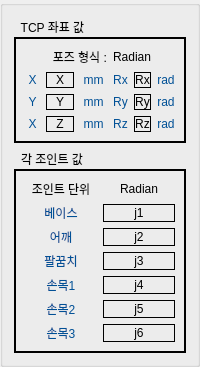
            <widget class="QGroupBox" name="groupBox_16">
             <property name="sizePolicy">
              <sizepolicy hsizetype="Expanding" vsizetype="Expanding">
               <horstretch>1</horstretch>
               <verstretch>1</verstretch>
              </sizepolicy>
             </property>
             <property name="title">
              <string/>
             </property>
             <layout class="QVBoxLayout" name="verticalLayout_3" stretch="1,2">
              <item>
               <widget class="QGroupBox" name="groupBox_17">
                <property name="sizePolicy">
                 <sizepolicy hsizetype="Expanding" vsizetype="Expanding">
                  <horstretch>1</horstretch>
                  <verstretch>1</verstretch>
                 </sizepolicy>
                </property>
                <property name="styleSheet">
                 <string notr="true">QGroupBox {
	color: rgb(0, 0, 0);
	font: bold 16pt &quot;Arial&quot;;
	border: 2px solid rgb(0, 0, 0);
	margin-top: 20px;
}
QGroupBox::title {
    subcontrol-origin: margin;
    padding: 3px 15px 0 5px;
}</string>
                </property>
                <property name="title">
                 <string>TCP 좌표 값</string>
                </property>
                <layout class="QGridLayout" name="gridLayout_24" rowstretch="1,1,1,1" columnstretch="1,1,1,1,1,1">
                 <item row="0" column="3" colspan="2">
                  <widget class="QLabel" name="label_23">
                   <property name="sizePolicy">
                    <sizepolicy hsizetype="Expanding" vsizetype="Expanding">
                     <horstretch>1</horstretch>
                     <verstretch>1</verstretch>
                    </sizepolicy>
                   </property>
                   <property name="styleSheet">
                    <string notr="true">color: rgb(0, 0, 0);
font: 12pt &quot;Arial&quot;;</string>
                   </property>
                   <property name="text">
                    <string>Radian</string>
                   </property>
                   <property name="alignment">
                    <set>Qt::AlignCenter</set>
                   </property>
                  </widget>
                 </item>
                 <item row="1" column="1">
                  <widget class="QLabel" name="pose_x">
                   <property name="sizePolicy">
                    <sizepolicy hsizetype="Expanding" vsizetype="Expanding">
                     <horstretch>1</horstretch>
                     <verstretch>1</verstretch>
                    </sizepolicy>
                   </property>
                   <property name="styleSheet">
                    <string notr="true">color: rgb(0, 0, 0);
font: 12pt &quot;Arial&quot;;
border: 1px solid rgb(0, 0, 0);</string>
                   </property>
                   <property name="text">
                    <string>X</string>
                   </property>
                   <property name="alignment">
                    <set>Qt::AlignCenter</set>
                   </property>
                  </widget>
                 </item>
                 <item row="1" column="5">
                  <widget class="QLabel" name="label_19">
                   <property name="sizePolicy">
                    <sizepolicy hsizetype="Expanding" vsizetype="Expanding">
                     <horstretch>1</horstretch>
                     <verstretch>1</verstretch>
                    </sizepolicy>
                   </property>
                   <property name="styleSheet">
                    <string notr="true">color: rgb(0, 80, 150);
font: 12pt &quot;Arial&quot;;</string>
                   </property>
                   <property name="text">
                    <string>rad</string>
                   </property>
                   <property name="alignment">
                    <set>Qt::AlignCenter</set>
                   </property>
                  </widget>
                 </item>
                 <item row="2" column="0">
                  <widget class="QLabel" name="label_7">
                   <property name="sizePolicy">
                    <sizepolicy hsizetype="Expanding" vsizetype="Expanding">
                     <horstretch>1</horstretch>
                     <verstretch>1</verstretch>
                    </sizepolicy>
                   </property>
                   <property name="styleSheet">
                    <string notr="true">color: rgb(0, 80, 150);
font: 12pt &quot;Arial&quot;;</string>
                   </property>
                   <property name="text">
                    <string>Y</string>
                   </property>
                   <property name="alignment">
                    <set>Qt::AlignCenter</set>
                   </property>
                  </widget>
                 </item>
                 <item row="2" column="1">
                  <widget class="QLabel" name="pose_y">
                   <property name="sizePolicy">
                    <sizepolicy hsizetype="Expanding" vsizetype="Expanding">
                     <horstretch>1</horstretch>
                     <verstretch>1</verstretch>
                    </sizepolicy>
                   </property>
                   <property name="styleSheet">
                    <string notr="true">color: rgb(0, 0, 0);
font: 12pt &quot;Arial&quot;;
border: 1px solid rgb(0, 0, 0);</string>
                   </property>
                   <property name="text">
                    <string>Y</string>
                   </property>
                   <property name="alignment">
                    <set>Qt::AlignCenter</set>
                   </property>
                  </widget>
                 </item>
                 <item row="1" column="3">
                  <widget class="QLabel" name="label_13">
                   <property name="sizePolicy">
                    <sizepolicy hsizetype="Expanding" vsizetype="Expanding">
                     <horstretch>1</horstretch>
                     <verstretch>1</verstretch>
                    </sizepolicy>
                   </property>
                   <property name="styleSheet">
                    <string notr="true">color: rgb(0, 80, 150);
font: 12pt &quot;Arial&quot;;</string>
                   </property>
                   <property name="text">
                    <string>Rx</string>
                   </property>
                   <property name="alignment">
                    <set>Qt::AlignCenter</set>
                   </property>
                  </widget>
                 </item>
                 <item row="2" column="2">
                  <widget class="QLabel" name="label_11">
                   <property name="sizePolicy">
                    <sizepolicy hsizetype="Expanding" vsizetype="Expanding">
                     <horstretch>1</horstretch>
                     <verstretch>1</verstretch>
                    </sizepolicy>
                   </property>
                   <property name="styleSheet">
                    <string notr="true">color: rgb(0, 80, 150);
font: 12pt &quot;Arial&quot;;</string>
                   </property>
                   <property name="text">
                    <string>mm</string>
                   </property>
                   <property name="alignment">
                    <set>Qt::AlignCenter</set>
                   </property>
                  </widget>
                 </item>
                 <item row="1" column="2">
                  <widget class="QLabel" name="label_10">
                   <property name="sizePolicy">
                    <sizepolicy hsizetype="Expanding" vsizetype="Expanding">
                     <horstretch>1</horstretch>
                     <verstretch>1</verstretch>
                    </sizepolicy>
                   </property>
                   <property name="styleSheet">
                    <string notr="true">color: rgb(0, 80, 150);
font: 12pt &quot;Arial&quot;;</string>
                   </property>
                   <property name="text">
                    <string>mm</string>
                   </property>
                   <property name="alignment">
                    <set>Qt::AlignCenter</set>
                   </property>
                  </widget>
                 </item>
                 <item row="2" column="3">
                  <widget class="QLabel" name="label_14">
                   <property name="sizePolicy">
                    <sizepolicy hsizetype="Expanding" vsizetype="Expanding">
                     <horstretch>1</horstretch>
                     <verstretch>1</verstretch>
                    </sizepolicy>
                   </property>
                   <property name="styleSheet">
                    <string notr="true">color: rgb(0, 80, 150);
font: 12pt &quot;Arial&quot;;</string>
                   </property>
                   <property name="text">
                    <string>Ry</string>
                   </property>
                   <property name="alignment">
                    <set>Qt::AlignCenter</set>
                   </property>
                  </widget>
                 </item>
                 <item row="2" column="4">
                  <widget class="QLabel" name="pose_ry">
                   <property name="sizePolicy">
                    <sizepolicy hsizetype="Expanding" vsizetype="Expanding">
                     <horstretch>1</horstretch>
                     <verstretch>1</verstretch>
                    </sizepolicy>
                   </property>
                   <property name="styleSheet">
                    <string notr="true">color: rgb(0, 0, 0);
font: 12pt &quot;Arial&quot;;
border: 1px solid rgb(0, 0, 0);</string>
                   </property>
                   <property name="text">
                    <string>Ry</string>
                   </property>
                   <property name="alignment">
                    <set>Qt::AlignCenter</set>
                   </property>
                  </widget>
                 </item>
                 <item row="1" column="0">
                  <widget class="QLabel" name="label_8">
                   <property name="sizePolicy">
                    <sizepolicy hsizetype="Expanding" vsizetype="Expanding">
                     <horstretch>1</horstretch>
                     <verstretch>1</verstretch>
                    </sizepolicy>
                   </property>
                   <property name="styleSheet">
                    <string notr="true">color: rgb(0, 80, 150);
font: 12pt &quot;Arial&quot;;</string>
                   </property>
                   <property name="text">
                    <string>X</string>
                   </property>
                   <property name="alignment">
                    <set>Qt::AlignCenter</set>
                   </property>
                  </widget>
                 </item>
                 <item row="1" column="4">
                  <widget class="QLabel" name="pose_rx">
                   <property name="sizePolicy">
                    <sizepolicy hsizetype="Expanding" vsizetype="Expanding">
                     <horstretch>1</horstretch>
                     <verstretch>1</verstretch>
                    </sizepolicy>
                   </property>
                   <property name="styleSheet">
                    <string notr="true">color: rgb(0, 0, 0);
font: 12pt &quot;Arial&quot;;
border: 1px solid rgb(0, 0, 0);</string>
                   </property>
                   <property name="text">
                    <string>Rx</string>
                   </property>
                   <property name="alignment">
                    <set>Qt::AlignCenter</set>
                   </property>
                  </widget>
                 </item>
                 <item row="3" column="4">
                  <widget class="QLabel" name="pose_rz">
                   <property name="sizePolicy">
                    <sizepolicy hsizetype="Expanding" vsizetype="Expanding">
                     <horstretch>1</horstretch>
                     <verstretch>1</verstretch>
                    </sizepolicy>
                   </property>
                   <property name="styleSheet">
                    <string notr="true">color: rgb(0, 0, 0);
font: 12pt &quot;Arial&quot;;
border: 1px solid rgb(0, 0, 0);</string>
                   </property>
                   <property name="text">
                    <string>Rz</string>
                   </property>
                   <property name="alignment">
                    <set>Qt::AlignCenter</set>
                   </property>
                  </widget>
                 </item>
                 <item row="3" column="3">
                  <widget class="QLabel" name="label_15">
                   <property name="sizePolicy">
                    <sizepolicy hsizetype="Expanding" vsizetype="Expanding">
                     <horstretch>1</horstretch>
                     <verstretch>1</verstretch>
                    </sizepolicy>
                   </property>
                   <property name="styleSheet">
                    <string notr="true">color: rgb(0, 80, 150);
font: 12pt &quot;Arial&quot;;</string>
                   </property>
                   <property name="text">
                    <string>Rz</string>
                   </property>
                   <property name="alignment">
                    <set>Qt::AlignCenter</set>
                   </property>
                  </widget>
                 </item>
                 <item row="2" column="5">
                  <widget class="QLabel" name="label_20">
                   <property name="sizePolicy">
                    <sizepolicy hsizetype="Expanding" vsizetype="Expanding">
                     <horstretch>1</horstretch>
                     <verstretch>1</verstretch>
                    </sizepolicy>
                   </property>
                   <property name="styleSheet">
                    <string notr="true">color: rgb(0, 80, 150);
font: 12pt &quot;Arial&quot;;</string>
                   </property>
                   <property name="text">
                    <string>rad</string>
                   </property>
                   <property name="alignment">
                    <set>Qt::AlignCenter</set>
                   </property>
                  </widget>
                 </item>
                 <item row="3" column="2">
                  <widget class="QLabel" name="label_12">
                   <property name="sizePolicy">
                    <sizepolicy hsizetype="Expanding" vsizetype="Expanding">
                     <horstretch>1</horstretch>
                     <verstretch>1</verstretch>
                    </sizepolicy>
                   </property>
                   <property name="styleSheet">
                    <string notr="true">color: rgb(0, 80, 150);
font: 12pt &quot;Arial&quot;;</string>
                   </property>
                   <property name="text">
                    <string>mm</string>
                   </property>
                   <property name="alignment">
                    <set>Qt::AlignCenter</set>
                   </property>
                  </widget>
                 </item>
                 <item row="3" column="0">
                  <widget class="QLabel" name="label_9">
                   <property name="sizePolicy">
                    <sizepolicy hsizetype="Expanding" vsizetype="Expanding">
                     <horstretch>1</horstretch>
                     <verstretch>1</verstretch>
                    </sizepolicy>
                   </property>
                   <property name="styleSheet">
                    <string notr="true">color: rgb(0, 80, 150);
font: 12pt &quot;Arial&quot;;</string>
                   </property>
                   <property name="text">
                    <string>X</string>
                   </property>
                   <property name="alignment">
                    <set>Qt::AlignCenter</set>
                   </property>
                  </widget>
                 </item>
                 <item row="3" column="1">
                  <widget class="QLabel" name="pose_z">
                   <property name="sizePolicy">
                    <sizepolicy hsizetype="Expanding" vsizetype="Expanding">
                     <horstretch>1</horstretch>
                     <verstretch>1</verstretch>
                    </sizepolicy>
                   </property>
                   <property name="styleSheet">
                    <string notr="true">color: rgb(0, 0, 0);
font: 12pt &quot;Arial&quot;;
border: 1px solid rgb(0, 0, 0);</string>
                   </property>
                   <property name="text">
                    <string>Z</string>
                   </property>
                   <property name="alignment">
                    <set>Qt::AlignCenter</set>
                   </property>
                  </widget>
                 </item>
                 <item row="3" column="5">
                  <widget class="QLabel" name="label_21">
                   <property name="sizePolicy">
                    <sizepolicy hsizetype="Expanding" vsizetype="Expanding">
                     <horstretch>1</horstretch>
                     <verstretch>1</verstretch>
                    </sizepolicy>
                   </property>
                   <property name="styleSheet">
                    <string notr="true">color: rgb(0, 80, 150);
font: 12pt &quot;Arial&quot;;</string>
                   </property>
                   <property name="text">
                    <string>rad</string>
                   </property>
                   <property name="alignment">
                    <set>Qt::AlignCenter</set>
                   </property>
                  </widget>
                 </item>
                 <item row="0" column="1" colspan="2">
                  <widget class="QLabel" name="label_22">
                   <property name="sizePolicy">
                    <sizepolicy hsizetype="Expanding" vsizetype="Expanding">
                     <horstretch>1</horstretch>
                     <verstretch>1</verstretch>
                    </sizepolicy>
                   </property>
                   <property name="styleSheet">
                    <string notr="true">color: rgb(0, 0, 0);
font: 12pt &quot;Arial&quot;;</string>
                   </property>
                   <property name="text">
                    <string>  포즈 형식 :</string>
                   </property>
                   <property name="alignment">
                    <set>Qt::AlignCenter</set>
                   </property>
                  </widget>
                 </item>
                </layout>
               </widget>
              </item>
              <item>
               <widget class="QGroupBox" name="groupBox_18">
                <property name="sizePolicy">
                 <sizepolicy hsizetype="Expanding" vsizetype="Expanding">
                  <horstretch>1</horstretch>
                  <verstretch>1</verstretch>
                 </sizepolicy>
                </property>
                <property name="styleSheet">
                 <string notr="true">QGroupBox {
	color: rgb(0, 0, 0);
	font: bold 16pt &quot;Arial&quot;;
	border: 2px solid rgb(0, 0, 0);
	margin-top: 20px;
}
QGroupBox::title {
    subcontrol-origin: margin;
    padding: 3px 15px 0 5px;
}</string>
                </property>
                <property name="title">
                 <string>각 조인트 값</string>
                </property>
                <layout class="QGridLayout" name="gridLayout_25" rowstretch="0,1,1,1,1,1,1,1" columnstretch="1,1">
                 <item row="7" column="0">
                  <widget class="QLabel" name="label_25">
                   <property name="sizePolicy">
                    <sizepolicy hsizetype="Expanding" vsizetype="Expanding">
                     <horstretch>1</horstretch>
                     <verstretch>1</verstretch>
                    </sizepolicy>
                   </property>
                   <property name="styleSheet">
                    <string notr="true">color: rgb(0, 80, 150);
font: 12pt &quot;Arial&quot;;</string>
                   </property>
                   <property name="text">
                    <string>손목3</string>
                   </property>
                   <property name="alignment">
                    <set>Qt::AlignCenter</set>
                   </property>
                  </widget>
                 </item>
                 <item row="7" column="1">
                  <widget class="QLabel" name="pose_wrist3">
                   <property name="sizePolicy">
                    <sizepolicy hsizetype="Expanding" vsizetype="Expanding">
                     <horstretch>1</horstretch>
                     <verstretch>1</verstretch>
                    </sizepolicy>
                   </property>
                   <property name="styleSheet">
                    <string notr="true">color: rgb(0, 0, 0);
font: 12pt &quot;Arial&quot;;
border: 1px solid rgb(0, 0, 0);</string>
                   </property>
                   <property name="text">
                    <string>j6</string>
                   </property>
                   <property name="alignment">
                    <set>Qt::AlignCenter</set>
                   </property>
                  </widget>
                 </item>
                 <item row="6" column="0">
                  <widget class="QLabel" name="label_24">
                   <property name="sizePolicy">
                    <sizepolicy hsizetype="Expanding" vsizetype="Expanding">
                     <horstretch>1</horstretch>
                     <verstretch>1</verstretch>
                    </sizepolicy>
                   </property>
                   <property name="styleSheet">
                    <string notr="true">color: rgb(0, 80, 150);
font: 12pt &quot;Arial&quot;;</string>
                   </property>
                   <property name="text">
                    <string>손목2</string>
                   </property>
                   <property name="alignment">
                    <set>Qt::AlignCenter</set>
                   </property>
                  </widget>
                 </item>
                 <item row="6" column="1">
                  <widget class="QLabel" name="pose_wrist2">
                   <property name="sizePolicy">
                    <sizepolicy hsizetype="Expanding" vsizetype="Expanding">
                     <horstretch>1</horstretch>
                     <verstretch>1</verstretch>
                    </sizepolicy>
                   </property>
                   <property name="styleSheet">
                    <string notr="true">color: rgb(0, 0, 0);
font: 12pt &quot;Arial&quot;;
border: 1px solid rgb(0, 0, 0);</string>
                   </property>
                   <property name="text">
                    <string>j5</string>
                   </property>
                   <property name="alignment">
                    <set>Qt::AlignCenter</set>
                   </property>
                  </widget>
                 </item>
                 <item row="5" column="0">
                  <widget class="QLabel" name="label_18">
                   <property name="sizePolicy">
                    <sizepolicy hsizetype="Expanding" vsizetype="Expanding">
                     <horstretch>1</horstretch>
                     <verstretch>1</verstretch>
                    </sizepolicy>
                   </property>
                   <property name="styleSheet">
                    <string notr="true">color: rgb(0, 80, 150);
font: 12pt &quot;Arial&quot;;</string>
                   </property>
                   <property name="text">
                    <string>손목1</string>
                   </property>
                   <property name="alignment">
                    <set>Qt::AlignCenter</set>
                   </property>
                  </widget>
                 </item>
                 <item row="5" column="1">
                  <widget class="QLabel" name="pose_wrist1">
                   <property name="sizePolicy">
                    <sizepolicy hsizetype="Expanding" vsizetype="Expanding">
                     <horstretch>1</horstretch>
                     <verstretch>1</verstretch>
                    </sizepolicy>
                   </property>
                   <property name="styleSheet">
                    <string notr="true">color: rgb(0, 0, 0);
font: 12pt &quot;Arial&quot;;
border: 1px solid rgb(0, 0, 0);</string>
                   </property>
                   <property name="text">
                    <string>j4</string>
                   </property>
                   <property name="alignment">
                    <set>Qt::AlignCenter</set>
                   </property>
                  </widget>
                 </item>
                 <item row="4" column="0">
                  <widget class="QLabel" name="label_17">
                   <property name="sizePolicy">
                    <sizepolicy hsizetype="Expanding" vsizetype="Expanding">
                     <horstretch>1</horstretch>
                     <verstretch>1</verstretch>
                    </sizepolicy>
                   </property>
                   <property name="styleSheet">
                    <string notr="true">color: rgb(0, 80, 150);
font: 12pt &quot;Arial&quot;;</string>
                   </property>
                   <property name="text">
                    <string>팔꿈치</string>
                   </property>
                   <property name="alignment">
                    <set>Qt::AlignCenter</set>
                   </property>
                  </widget>
                 </item>
                 <item row="4" column="1">
                  <widget class="QLabel" name="pose_elbow">
                   <property name="sizePolicy">
                    <sizepolicy hsizetype="Expanding" vsizetype="Expanding">
                     <horstretch>1</horstretch>
                     <verstretch>1</verstretch>
                    </sizepolicy>
                   </property>
                   <property name="styleSheet">
                    <string notr="true">color: rgb(0, 0, 0);
font: 12pt &quot;Arial&quot;;
border: 1px solid rgb(0, 0, 0);</string>
                   </property>
                   <property name="text">
                    <string>j3</string>
                   </property>
                   <property name="alignment">
                    <set>Qt::AlignCenter</set>
                   </property>
                  </widget>
                 </item>
                 <item row="3" column="0">
                  <widget class="QLabel" name="label_16">
                   <property name="sizePolicy">
                    <sizepolicy hsizetype="Expanding" vsizetype="Expanding">
                     <horstretch>1</horstretch>
                     <verstretch>1</verstretch>
                    </sizepolicy>
                   </property>
                   <property name="styleSheet">
                    <string notr="true">color: rgb(0, 80, 150);
font: 12pt &quot;Arial&quot;;</string>
                   </property>
                   <property name="text">
                    <string>어깨</string>
                   </property>
                   <property name="alignment">
                    <set>Qt::AlignCenter</set>
                   </property>
                  </widget>
                 </item>
                 <item row="3" column="1">
                  <widget class="QLabel" name="pose_shoulder">
                   <property name="sizePolicy">
                    <sizepolicy hsizetype="Expanding" vsizetype="Expanding">
                     <horstretch>1</horstretch>
                     <verstretch>1</verstretch>
                    </sizepolicy>
                   </property>
                   <property name="styleSheet">
                    <string notr="true">color: rgb(0, 0, 0);
font: 12pt &quot;Arial&quot;;
border: 1px solid rgb(0, 0, 0);</string>
                   </property>
                   <property name="text">
                    <string>j2</string>
                   </property>
                   <property name="alignment">
                    <set>Qt::AlignCenter</set>
                   </property>
                  </widget>
                 </item>
                 <item row="2" column="0">
                  <widget class="QLabel" name="label_26">
                   <property name="sizePolicy">
                    <sizepolicy hsizetype="Expanding" vsizetype="Expanding">
                     <horstretch>1</horstretch>
                     <verstretch>1</verstretch>
                    </sizepolicy>
                   </property>
                   <property name="styleSheet">
                    <string notr="true">color: rgb(0, 80, 150);
font: 12pt &quot;Arial&quot;;</string>
                   </property>
                   <property name="text">
                    <string>베이스</string>
                   </property>
                   <property name="alignment">
                    <set>Qt::AlignCenter</set>
                   </property>
                  </widget>
                 </item>
                 <item row="2" column="1">
                  <widget class="QLabel" name="pose_base">
                   <property name="sizePolicy">
                    <sizepolicy hsizetype="Expanding" vsizetype="Expanding">
                     <horstretch>1</horstretch>
                     <verstretch>1</verstretch>
                    </sizepolicy>
                   </property>
                   <property name="styleSheet">
                    <string notr="true">color: rgb(0, 0, 0);
font: 12pt &quot;Arial&quot;;
border: 1px solid rgb(0, 0, 0);</string>
                   </property>
                   <property name="text">
                    <string>j1</string>
                   </property>
                   <property name="alignment">
                    <set>Qt::AlignCenter</set>
                   </property>
                  </widget>
                 </item>
                 <item row="1" column="0">
                  <widget class="QLabel" name="label_27">
                   <property name="sizePolicy">
                    <sizepolicy hsizetype="Expanding" vsizetype="Expanding">
                     <horstretch>1</horstretch>
                     <verstretch>1</verstretch>
                    </sizepolicy>
                   </property>
                   <property name="styleSheet">
                    <string notr="true">color: rgb(0, 0, 0);
font: 12pt &quot;Arial&quot;;</string>
                   </property>
                   <property name="text">
                    <string>조인트 단위</string>
                   </property>
                   <property name="alignment">
                    <set>Qt::AlignCenter</set>
                   </property>
                  </widget>
                 </item>
                 <item row="1" column="1">
                  <widget class="QLabel" name="label_28">
                   <property name="sizePolicy">
                    <sizepolicy hsizetype="Expanding" vsizetype="Expanding">
                     <horstretch>1</horstretch>
                     <verstretch>1</verstretch>
                    </sizepolicy>
                   </property>
                   <property name="styleSheet">
                    <string notr="true">color: rgb(0, 0, 0);
font: 12pt &quot;Arial&quot;;</string>
                   </property>
                   <property name="text">
                    <string>Radian</string>
                   </property>
                   <property name="alignment">
                    <set>Qt::AlignCenter</set>
                   </property>
                  </widget>
                 </item>
                </layout>
               </widget>
              </item>
             </layout>
            </widget>
